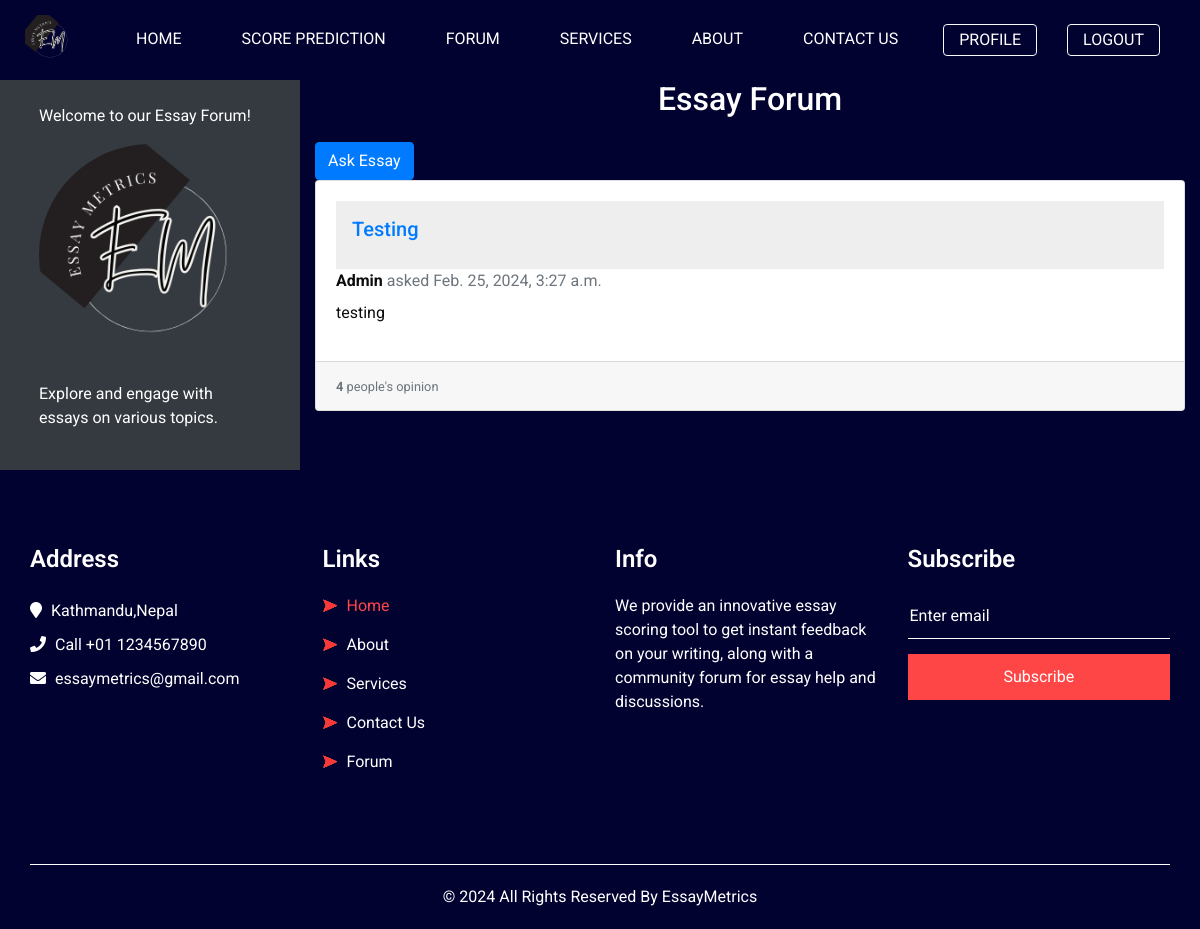
The page /essay-writing-forum/ (signed in) on the database as committed earlier.
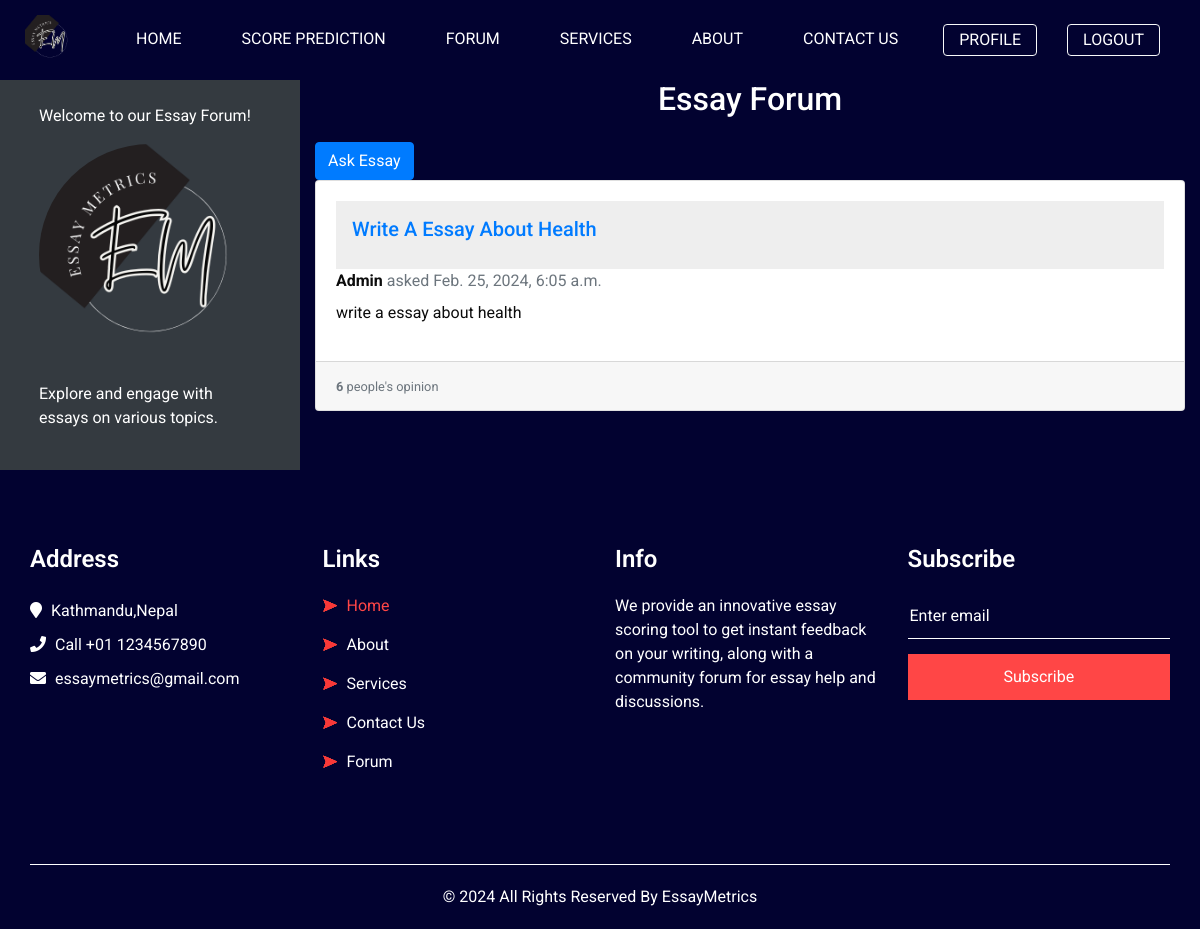
The same page on the database as committed later.
### grader/models.py (models this page shows)
class Form_Question(models.Model):
    title = models.CharField(max_length=255)
    user = models.ForeignKey(User, on_delete=models.CASCADE, null=True, blank=True)
    description = models.TextField()
    expectation = models.CharField(max_length=255)
    tags = models.ForeignKey(Tag, on_delete=models.CASCADE, null=True, blank=True)
    time = models.DateTimeField(default=timezone.now, null=True, blank=True)
    votes = models.IntegerField(default=0)
    Comment= models.ManyToManyField(Comment, null=True, blank=True, related_name='comments')

### grader/views.py (the view)
# urls.py: path('essay-writing-forum/', views.essay_writing_forum, name='essay_writing_forum'),
@login_required(login_url='login')
def essay_writing_forum(request):
    essay_data = Form_Question.objects.all()
    context = {
        'essay_data': essay_data,
    }
    return render(request, 'grader/essay_writing_forum.html', context)

### grader/templates/grader/essay_writing_forum.html (shortened to what this page needs)
{% extends 'base.html' %}
{% load static %}
{% block content %}
<div class="container-fluid">
    <div class="row">
        <div class="col-md-3 bg-dark text-white">
            <div class="p-4">
                <p>Welcome to our Essay Forum!</p>
                <img src="{% static 'images/logo.png'%}" alt="Placeholder Image" class="img-fluid rounded-circle mb-3">
                <p>Explore and engage with essays on various topics.</p>
            </div>
        </div>
        <div class="col-md-9">
            <div class="filter-section">
                <h2 style="color: white" class="text-center mb-4">Essay Forum</h2>
                <a href="{% url 'ask_essay' %}" class="btn btn-primary float-end">Ask Essay</a>
            </div>
            {% for essay in essay_data %}
            <div class="card mb-4">
                <div class="card-body">
                    <div style= "background-color: rgba(231, 231, 231, 0.719); padding: 1em;">
                        <h5 style="text-transform: capitalize;" class="card-title">
                            <a href="{% url 'view_answer' essay.id %}">{{ essay.title }}</a></h5>
                    </div>
                    <div class="user-info mb-2">
                        <span style="text-transform: capitalize; font-weight: bold" class="fw-bold">
                            {{essay.user.username }}</span>
                        <span class="text-muted">asked {{ essay.time }}</span>
                    </div>
                    <p class="card-text">{{ essay.description }}</p>
                </div>
                <div class="card-footer">
                    <small class="text-muted"><b>{{ essay.Comment.count }} </b> people's opinion</small>
                </div>
            </div>
            {% endfor %}
        </div>
    </div>
</div>
{% endblock %}

Rows that differ between the two databases and show on the page:
removed Form_Question: title "Testing", user.username "Admin", time "Feb. 25, 2024, 3:27 a.m.", description "testing", Comment.count "4"
added Form_Question: title "Write A Essay About Health", user.username "Admin", time "Feb. 25, 2024, 6:05 a.m.", description "write a essay about health", Comment.count "6"
